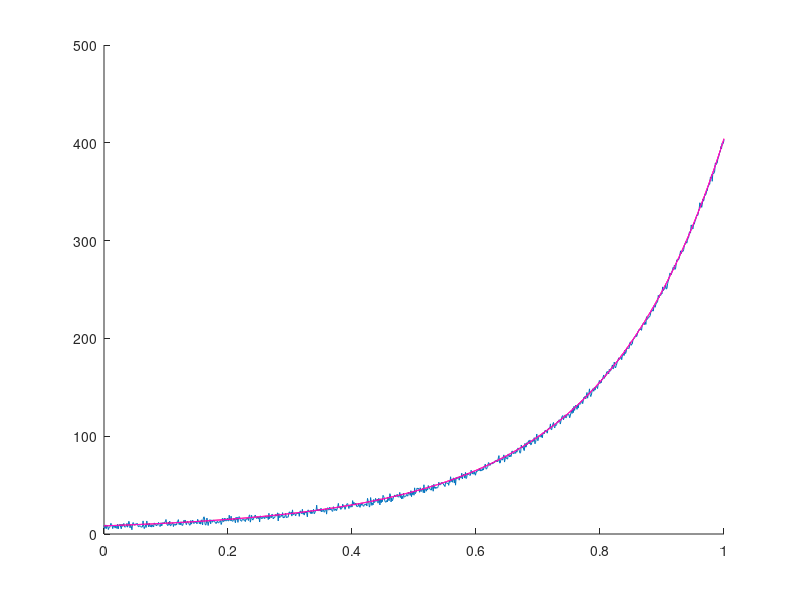

MATLAB code to generate this figure:
clc; clear; close all;

a = 1;
b = 3;
c = 2;
w = 1;
t = [0:0.001:1];
len = length(t);

y = @(x) exp(a*x.^2 + b*x +c) + w;
Y = y(t);

figure;
hold on;
% plot(t,Y)

Y_noise = y(t) + 2*(randn(1,len)-0.5);
plot(t,Y_noise)

%% 비선형 최적화 - 가우스 뉴턴
% a, b ,c 가 비선형 최적화를 통해 찾아야 하는 변수, X = [a, b, c]' 3*1의 백터
% e = (Y_noise - 최적화중인 함수) 이므로, J = [e의 a 미분, e의 b 미분, e의 c 미분 ]으로 1*3크기의 백터


X = [5 5 5]';
    
for i = 1:1000
    e = Y_noise - exp(X(1)*t.^2 + X(2)*t + X(3)); e = e'; % 에러함수 생성
    
    J = @(t) [ -t.^2.*exp(X(1)*t.^2 + X(2)*t + X(3))    % 자코비안 계산
    -t.*exp(X(1)*t.^2 + X(2)*t + X(3))
    -exp(X(1).*t.^2 + X(2)*t + X(3))];
    J = J(t);
    
    X = X - inv(J*J')*J*e;                              % X 업데이트
end

y_optim = @(x) exp(X(1)*x.^2 + X(2)*x +X(3)) + w;
y_optim = y_optim(t);
plot(t,y_optim,'r')

%% 비선형 최적화 - Levenberg-Marquardt
X = [5 5 5]';
E = [0 0];
e = 0;
damping = 1;
for i = 1:1000
    
    e = Y_noise - exp(X(1)*t.^2 + X(2)*t + X(3)); e = e';   % 에러함수 생성
    
    E(1) = e'*e;                            % mu 값 업데이트
    if E(1) < E(2)                          % 최적화가 잘되면 mu 값을 낮춤
        damping = damping*0.5;
    elseif E(1) > E(2)                      % 최적화가 잘안되면 mu 값을 높힘
        damping = damping*2;
    end
    E(2) = E(1);
    
    J = @(x) [ -x.^2.*exp(X(1)*x.^2 + X(2)*x + X(3))        % 자코비안 계산
    -x.*exp(X(1)*x.^2 + X(2)*x + X(3))
    -exp(X(1).*x.^2 + X(2)*x + X(3))];
    J = J(t);
    
    X = X - inv(J*J' + damping*diag(diag(J*J')))*J*e;       % X 업데이트
end

y_optim1 = @(x) exp(X(1)*x.^2 + X(2)*x +X(3)) + w;
y_optim1 = y_optim1(t);
plot(t,y_optim1,'m')


